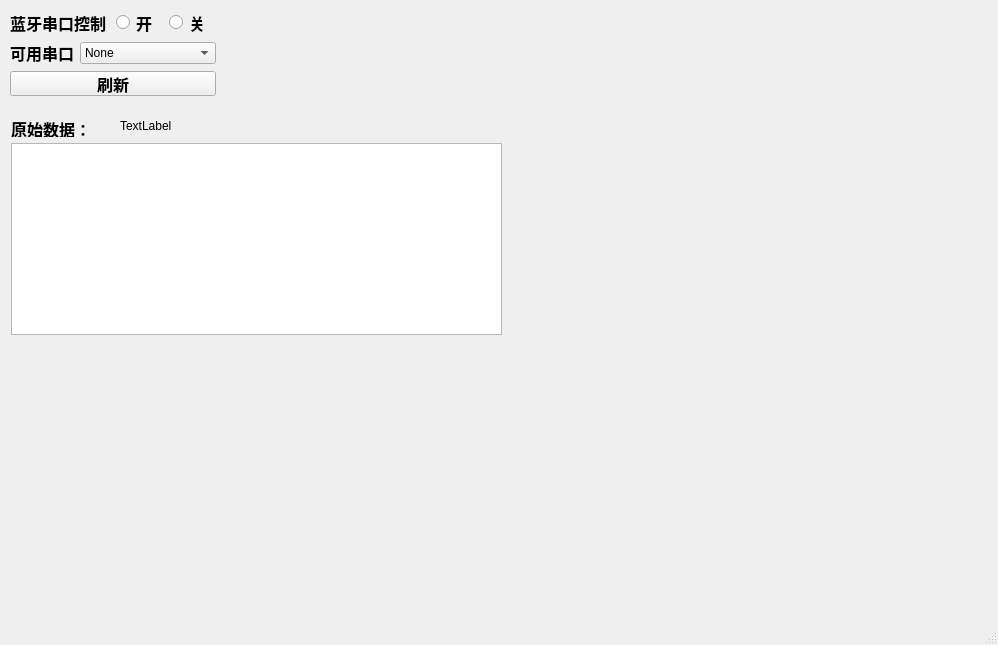
<?xml version="1.0" encoding="UTF-8"?>
<ui version="4.0">
 <class>MainWindow</class>
 <widget class="QMainWindow" name="MainWindow">
  <property name="geometry">
   <rect>
    <x>0</x>
    <y>0</y>
    <width>998</width>
    <height>645</height>
   </rect>
  </property>
  <property name="sizePolicy">
   <sizepolicy hsizetype="MinimumExpanding" vsizetype="Preferred">
    <horstretch>0</horstretch>
    <verstretch>0</verstretch>
   </sizepolicy>
  </property>
  <property name="minimumSize">
   <size>
    <width>200</width>
    <height>0</height>
   </size>
  </property>
  <property name="windowTitle">
   <string>MainWindow</string>
  </property>
  <widget class="QWidget" name="centralwidget">
   <widget class="QLabel" name="label">
    <property name="geometry">
     <rect>
      <x>120</x>
      <y>120</y>
      <width>54</width>
      <height>12</height>
     </rect>
    </property>
    <property name="text">
     <string>TextLabel</string>
    </property>
   </widget>
   <widget class="QPlainTextEdit" name="plainTextEdit">
    <property name="geometry">
     <rect>
      <x>11</x>
      <y>143</y>
      <width>491</width>
      <height>192</height>
     </rect>
    </property>
    <property name="tabletTracking">
     <bool>false</bool>
    </property>
    <property name="focusPolicy">
     <enum>Qt::StrongFocus</enum>
    </property>
    <property name="sizeAdjustPolicy">
     <enum>QAbstractScrollArea::AdjustIgnored</enum>
    </property>
    <property name="tabChangesFocus">
     <bool>false</bool>
    </property>
    <property name="centerOnScroll">
     <bool>true</bool>
    </property>
   </widget>
   <widget class="QLabel" name="label_2">
    <property name="geometry">
     <rect>
      <x>11</x>
      <y>121</y>
      <width>82</width>
      <height>16</height>
     </rect>
    </property>
    <property name="sizePolicy">
     <sizepolicy hsizetype="Expanding" vsizetype="Preferred">
      <horstretch>0</horstretch>
      <verstretch>0</verstretch>
     </sizepolicy>
    </property>
    <property name="font">
     <font>
      <pointsize>12</pointsize>
      <weight>75</weight>
      <bold>true</bold>
     </font>
    </property>
    <property name="text">
     <string>原始数据：</string>
    </property>
   </widget>
   <widget class="QWidget" name="layoutWidget">
    <property name="geometry">
     <rect>
      <x>10</x>
      <y>10</y>
      <width>206</width>
      <height>86</height>
     </rect>
    </property>
    <layout class="QVBoxLayout" name="verticalLayout">
     <item>
      <layout class="QHBoxLayout" name="horizontalLayout_2">
       <item>
        <widget class="QLabel" name="_label_bluetooth_serialport_contronl">
         <property name="font">
          <font>
           <pointsize>12</pointsize>
           <weight>75</weight>
           <bold>true</bold>
          </font>
         </property>
         <property name="text">
          <string>蓝牙串口控制</string>
         </property>
        </widget>
       </item>
       <item>
        <layout class="QHBoxLayout" name="horizontalLayout">
         <item>
          <widget class="QRadioButton" name="radioButton_bluetooth_open">
           <property name="font">
            <font>
             <pointsize>12</pointsize>
             <weight>75</weight>
             <bold>true</bold>
            </font>
           </property>
           <property name="text">
            <string>开</string>
           </property>
          </widget>
         </item>
         <item>
          <widget class="QRadioButton" name="radioButton_bluetooth_close">
           <property name="font">
            <font>
             <pointsize>12</pointsize>
             <weight>75</weight>
             <bold>true</bold>
            </font>
           </property>
           <property name="text">
            <string>关</string>
           </property>
          </widget>
         </item>
        </layout>
       </item>
      </layout>
     </item>
     <item>
      <layout class="QHBoxLayout" name="horizontalLayout_3">
       <item>
        <widget class="QLabel" name="_label_aviliable_serialport">
         <property name="font">
          <font>
           <pointsize>12</pointsize>
           <weight>75</weight>
           <bold>true</bold>
          </font>
         </property>
         <property name="text">
          <string>可用串口</string>
         </property>
        </widget>
       </item>
       <item>
        <widget class="QComboBox" name="comboBox_avaliable_serialport">
         <property name="sizePolicy">
          <sizepolicy hsizetype="MinimumExpanding" vsizetype="Fixed">
           <horstretch>0</horstretch>
           <verstretch>0</verstretch>
          </sizepolicy>
         </property>
         <property name="minimumSize">
          <size>
           <width>130</width>
           <height>0</height>
          </size>
         </property>
         <property name="font">
          <font>
           <pointsize>9</pointsize>
           <weight>50</weight>
           <bold>false</bold>
          </font>
         </property>
         <item>
          <property name="text">
           <string>None</string>
          </property>
         </item>
        </widget>
       </item>
      </layout>
     </item>
     <item>
      <widget class="QPushButton" name="_pushButton_refresh">
       <property name="font">
        <font>
         <pointsize>12</pointsize>
         <weight>75</weight>
         <bold>true</bold>
        </font>
       </property>
       <property name="text">
        <string>刷新</string>
       </property>
      </widget>
     </item>
    </layout>
   </widget>
  </widget>
  <widget class="QMenuBar" name="menubar">
   <property name="geometry">
    <rect>
     <x>0</x>
     <y>0</y>
     <width>998</width>
     <height>22</height>
    </rect>
   </property>
  </widget>
  <widget class="QStatusBar" name="statusbar"/>
 </widget>
 <resources/>
 <connections/>
</ui>
